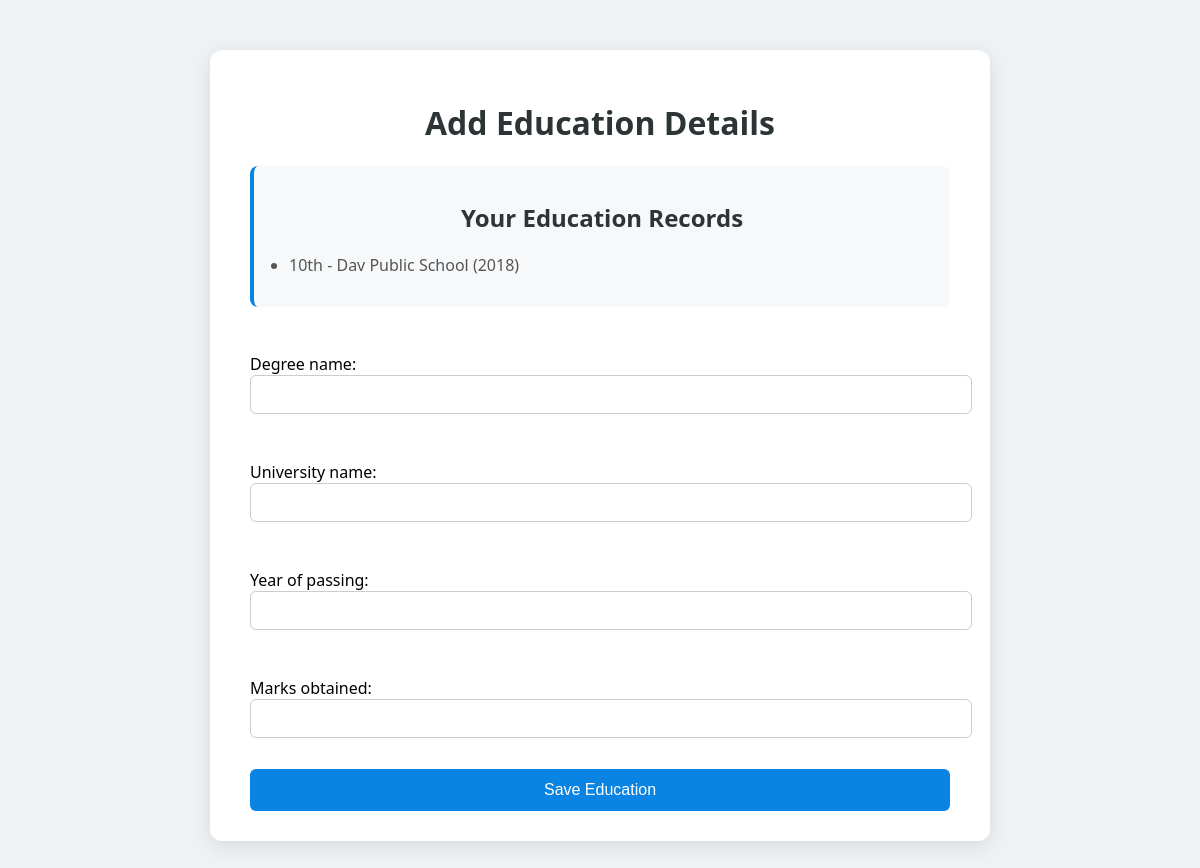
/jobapp/add_education/ (signed in), run on an earlier commit of the app's database.
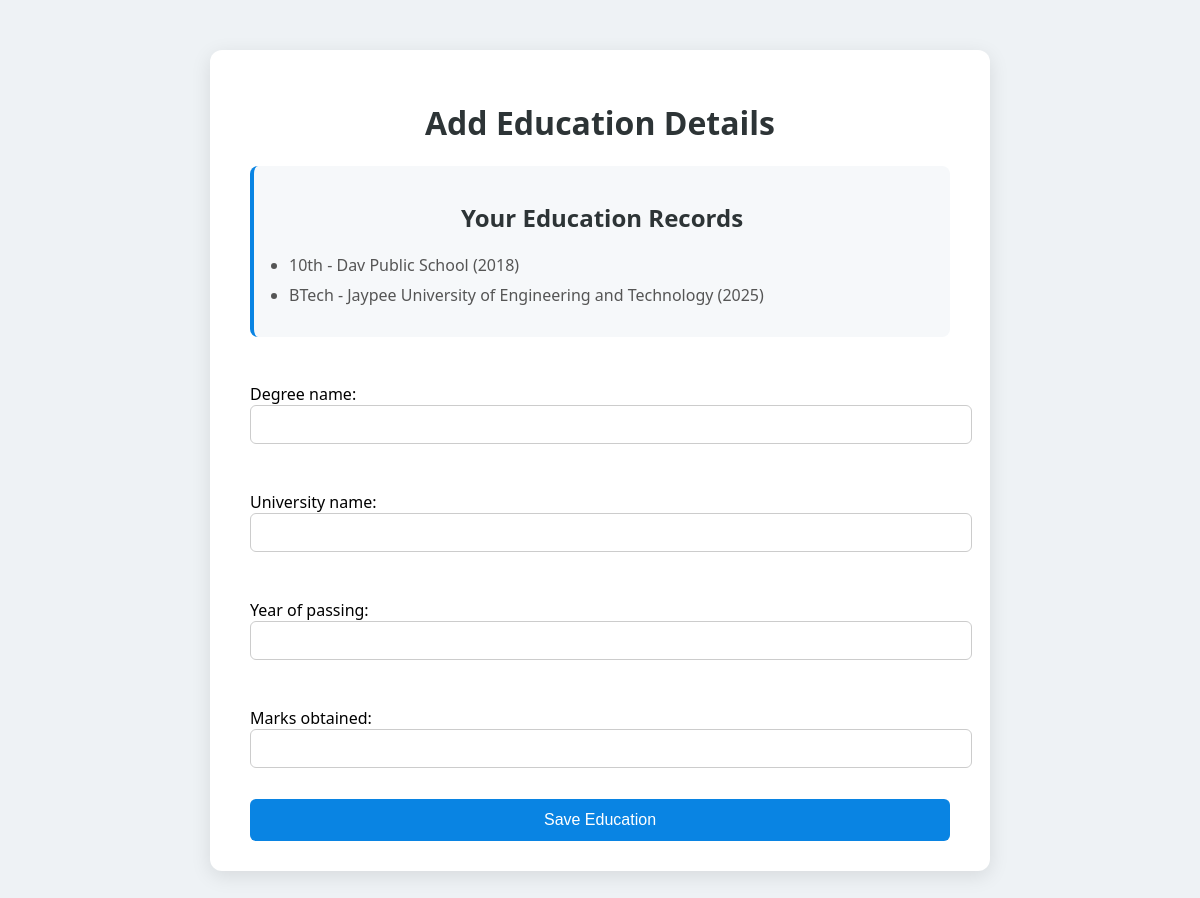
And on a later commit of the database.
### jobapp/models.py (models this page shows, shortened)
class Education(models.Model):
    user = models.ForeignKey(User, on_delete=models.CASCADE)
    degree_name = models.CharField(max_length=100)
    university_name = models.CharField(max_length=100)
    year_of_passing = models.CharField(max_length=10)
    marks_obtained = models.CharField(max_length=10)

### jobapp/views.py (the view)
# urls.py: path('add_education/',views.add_education,name='add_education'),
def add_education(request):
    user = request.user
    existing_education = Education.objects.filter(user=user)
    if request.method == 'POST':
        form = EducationForm(request.POST, request.FILES)
        if form.is_valid():
            education = form.save(commit=False)
            education.user = user
            education.save()
            return redirect('candidate_view')
    else:
        form = EducationForm()
    return render(request, 'add_education.html', {'form': form, 'existing_education': existing_education})

### jobapp/forms.py
class EducationForm(forms.ModelForm):
    class Meta:
        model = Education
        fields = ['degree_name', 'university_name', 'year_of_passing', 'marks_obtained']
    def __init__(self, *args, **kwargs):
        super(EducationForm, self).__init__(*args, **kwargs)

### jobapp/templates/add_education.html (shortened to what this page needs)
{% load static %}
<!DOCTYPE html>
<html lang="en">
<head>
    <link rel="stylesheet" href="{% static 'jobapp/education.css' %}">
</head>
<body>
    <div class="container">
        <h1>Add Education Details</h1>
        <div class="existing-education">
            <h2>Your Education Records</h2>
            {% if existing_education %}
                <ul>
                    {% for education in existing_education %}
                        <li>{{ education.degree_name }} - {{ education.university_name }} ({{ education.year_of_passing }})</li>
                    {% endfor %}
                </ul>
            {% else %}
                <p>You have not added any education records yet.</p>
            {% endif %}
        </div>
        <form method="post">
            {{ form.as_p }}
            <button type="submit">Save Education</button>
        </form>
    </div>
</body>
</html>

What changed in the data, as far as the page shows it:
added Education: degree_name "BTech", university_name "Jaypee University of Engineering and Technology", year_of_passing "2025"
